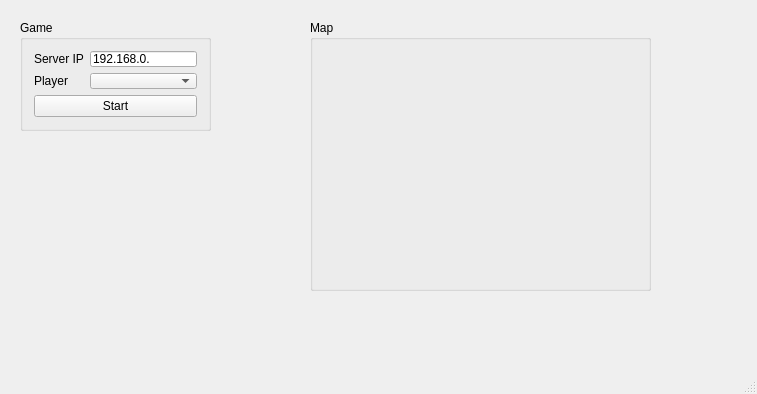
<?xml version="1.0" encoding="UTF-8"?>
<ui version="4.0">
 <class>MainWindow</class>
 <widget class="QMainWindow" name="MainWindow">
  <property name="geometry">
   <rect>
    <x>0</x>
    <y>0</y>
    <width>757</width>
    <height>394</height>
   </rect>
  </property>
  <property name="windowTitle">
   <string>Tron Client v2.0</string>
  </property>
  <widget class="QWidget" name="centralWidget">
   <widget class="QGroupBox" name="groupBox">
    <property name="geometry">
     <rect>
      <x>20</x>
      <y>20</y>
      <width>191</width>
      <height>111</height>
     </rect>
    </property>
    <property name="title">
     <string>Game</string>
    </property>
    <layout class="QGridLayout" name="gridLayout">
     <item row="0" column="0">
      <layout class="QFormLayout" name="formLayout">
       <item row="0" column="0">
        <widget class="QLabel" name="label">
         <property name="text">
          <string>Server IP</string>
         </property>
        </widget>
       </item>
       <item row="0" column="1">
        <widget class="QLineEdit" name="txtServerIP">
         <property name="text">
          <string>192.168.0.</string>
         </property>
        </widget>
       </item>
       <item row="1" column="0">
        <widget class="QLabel" name="label_2">
         <property name="text">
          <string>Player</string>
         </property>
        </widget>
       </item>
       <item row="1" column="1">
        <widget class="QComboBox" name="cmbPlayer"/>
       </item>
      </layout>
     </item>
     <item row="1" column="0">
      <widget class="QPushButton" name="btnStart">
       <property name="text">
        <string>Start</string>
       </property>
      </widget>
     </item>
    </layout>
   </widget>
   <widget class="QGroupBox" name="groupBox_2">
    <property name="geometry">
     <rect>
      <x>310</x>
      <y>20</y>
      <width>341</width>
      <height>271</height>
     </rect>
    </property>
    <property name="title">
     <string>Map</string>
    </property>
    <layout class="QHBoxLayout" name="horizontalLayout">
     <item>
      <layout class="QGridLayout" name="grDrawer"/>
     </item>
    </layout>
   </widget>
  </widget>
  <widget class="QMenuBar" name="menuBar">
   <property name="geometry">
    <rect>
     <x>0</x>
     <y>0</y>
     <width>757</width>
     <height>25</height>
    </rect>
   </property>
  </widget>
  <widget class="QStatusBar" name="statusBar"/>
 </widget>
 <layoutdefault spacing="6" margin="11"/>
 <resources/>
 <connections/>
</ui>
